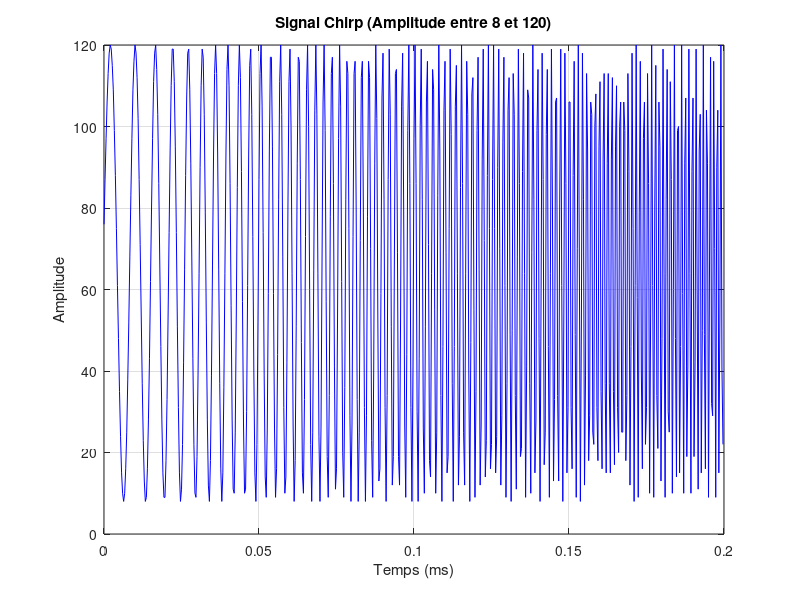

Here is the MATLAB script that generated this plot:
% -----------------------------------------------------------------------------
% Script de génération d'un signal chirp pour le test du filtre FIR parallèle
%
% Description :
% Ce script génère un signal chirp (dont la fréquence varie linéairement 
% dans le temps) afin de tester la réponse du filtre FIR à 16 coefficients.
% Le signal est échantillonné et sauvegardé dans un fichier texte, prêt 
% pour être utilisé comme entrée dans une simulation VHDL.
%
% Paramètres du signal :
% - Fréquence d'échantillonnage (Fs) : 3 MHz
% - Fréquence de départ (f_start)    : 100 kHz
% - Fréquence de fin (f_end)         : 900 kHz
% - Durée totale (T)                 : 200 µs
% - Amplitude minimale/maximale      : 8 à 120
% - Nom du fichier de sortie         : 'in.dat2'
%
% Auteur : DJOMO ELISABETH
% Date   : 26 - 01 - 2025
% -----------------------------------------------------------------------------

% -----------------------------------------------------------------------------
% Définition des paramètres
% -----------------------------------------------------------------------------
Fs = 3e6;              % Fréquence d'échantillonnage en Hz (3 MHz)
f_start = 100000;      % Fréquence initiale du chirp en Hz (100 kHz)
f_end = 900000;        % Fréquence finale du chirp en Hz (900 kHz)
T = 200e-6;            % Durée totale du signal en secondes (200 µs)
N = T * Fs;            % Nombre total d'échantillons basé sur la durée et Fs
amplitude_min = 8;     % Amplitude minimale du signal chirp
amplitude_max = 120;   % Amplitude maximale du signal chirp
filename = 'in.dat2';  % Nom du fichier de sortie contenant le signal généré

% -----------------------------------------------------------------------------
% Génération du signal chirp
% -----------------------------------------------------------------------------

t = (0:N-1) / Fs;        % Génération de l'axe temporel (en secondes)

% Calcul du taux de variation de la fréquence (balayage en fréquence)
k = (f_end - f_start) / T;   % Variation linéaire de fréquence (Hz/s)

% Calcul de la fréquence instantanée du chirp
instantaneous_frequency = f_start + k * t;  

% Calcul de la phase du signal chirp
phase = 2 * pi * cumsum(instantaneous_frequency) / Fs; 

% Génération du signal chirp normalisé entre -1 et 1
chirp_signal = sin(phase); 

% Mise à l'échelle du signal pour l'adapter à la plage d'amplitude spécifiée
amplitude = (amplitude_max - amplitude_min) / 2;  % Demi-amplitude
offset = (amplitude_max + amplitude_min) / 2;     % Décalage pour centrer
chirp_signal_scaled = round(amplitude * chirp_signal + offset);  % Mise à l'échelle

% -----------------------------------------------------------------------------
% Écriture du signal chirp dans un fichier texte pour utilisation en VHDL
% -----------------------------------------------------------------------------

fileID = fopen(filename, 'w');   % Ouvrir le fichier pour écriture
fprintf(fileID, '%d\n', chirp_signal_scaled);  % Écrire chaque valeur sur une nouvelle ligne
fclose(fileID);   % Fermer le fichier après écriture

disp(['Fichier "', filename, '" généré avec succès.']);

% -----------------------------------------------------------------------------
% Visualisation du signal chirp généré
% -----------------------------------------------------------------------------

figure;
plot(t * 1e3, chirp_signal_scaled, 'b'); % Tracé du signal, temps en millisecondes
title('Signal Chirp (Amplitude entre 8 et 120)');
xlabel('Temps (ms)');
ylabel('Amplitude');
grid on;
